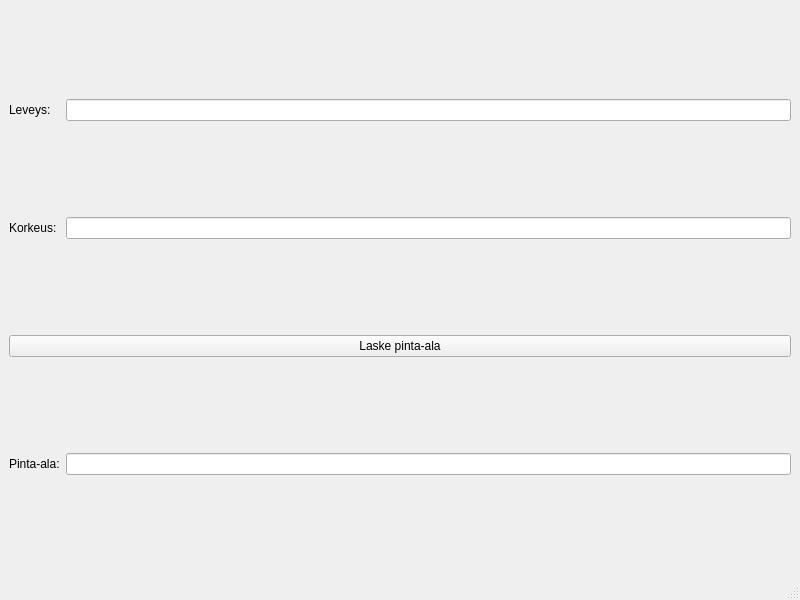
<?xml version="1.0" encoding="UTF-8"?>
<ui version="4.0">
 <class>MainWindow</class>
 <widget class="QMainWindow" name="MainWindow">
  <property name="enabled">
   <bool>true</bool>
  </property>
  <property name="geometry">
   <rect>
    <x>0</x>
    <y>0</y>
    <width>800</width>
    <height>600</height>
   </rect>
  </property>
  <property name="windowTitle">
   <string>firstWindow</string>
  </property>
  <property name="windowOpacity">
   <double>-2.000000000000000</double>
  </property>
  <property name="autoFillBackground">
   <bool>true</bool>
  </property>
  <widget class="QWidget" name="centralwidget">
   <layout class="QGridLayout" name="gridLayout">
    <item row="0" column="0">
     <widget class="QLabel" name="leveys">
      <property name="text">
       <string>Leveys:</string>
      </property>
     </widget>
    </item>
    <item row="0" column="1">
     <widget class="QLineEdit" name="widthEdit"/>
    </item>
    <item row="1" column="0">
     <widget class="QLabel" name="korkeus">
      <property name="text">
       <string>Korkeus:</string>
      </property>
     </widget>
    </item>
    <item row="1" column="1">
     <widget class="QLineEdit" name="heightEdit"/>
    </item>
    <item row="2" column="0" colspan="2">
     <widget class="QPushButton" name="calculateBtn">
      <property name="text">
       <string>Laske pinta-ala</string>
      </property>
     </widget>
    </item>
    <item row="3" column="0">
     <widget class="QLabel" name="pintaala">
      <property name="text">
       <string>Pinta-ala:</string>
      </property>
     </widget>
    </item>
    <item row="3" column="1">
     <widget class="QLineEdit" name="result"/>
    </item>
   </layout>
  </widget>
  <widget class="QMenuBar" name="menubar">
   <property name="geometry">
    <rect>
     <x>0</x>
     <y>0</y>
     <width>800</width>
     <height>20</height>
    </rect>
   </property>
  </widget>
  <widget class="QStatusBar" name="statusbar"/>
 </widget>
 <resources/>
 <connections/>
</ui>
